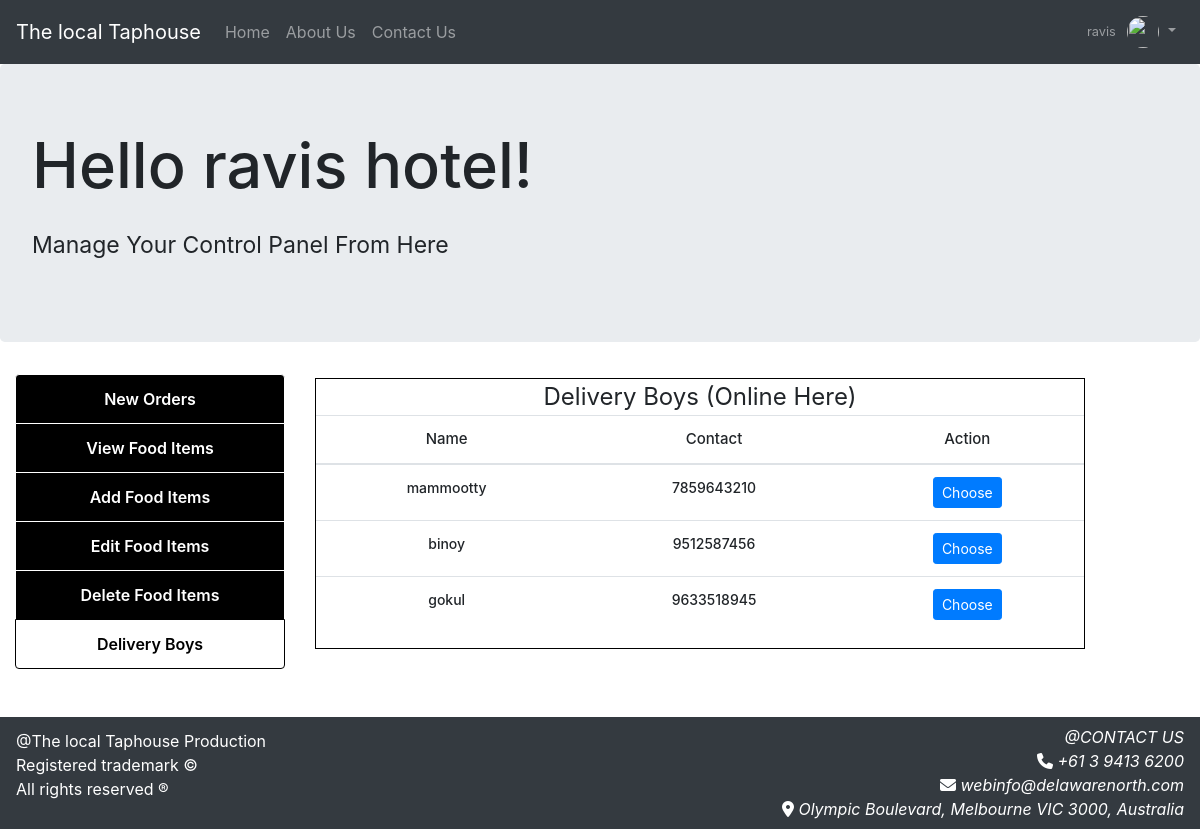
/deliveryboy.php (signed in), run on the app's committed database.
### tables this page shows
CREATE TABLE `deliveryboy` (
  `id` int(11) NOT NULL,
  `name` varchar(30) NOT NULL,
  `uname` varchar(30) NOT NULL,
  `email` varchar(45) NOT NULL,
  `bgroup` varchar(11) NOT NULL,
  `license` varchar(30) NOT NULL,
  `contact` bigint(10) NOT NULL,
  `address` varchar(150) NOT NULL,
  `profile` varchar(200) NOT NULL,
  `pwd` varchar(45) NOT NULL,
  `status` varchar(3) NOT NULL,
  `dstatus` varchar(11) NOT NULL
);

### deliveryboy.php (the view, shortened to what this page needs)
<?php
 include_once "inc/dbh.inc.php";
?>
<!DOCTYPE html>
<html>
<head>
  <link rel="stylesheet" type="text/css" href="css/bootstrap.min.css">
  <link rel="stylesheet" type="text/css" href="css/main.css">
</head>
<body>
    <nav class="navbar navbar-expand-lg navbar-dark bg-dark">
  <a class="navbar-brand" href="index.php">The local Taphouse </a>
  <div class="collapse navbar-collapse" id="navbarSupportedContent">
    <ul class="navbar-nav mr-auto">
      <li class="nav-item">
        <a class="nav-link" href="index.php">Home</a>
      </li>
      <li class="nav-item">
        <a class="nav-link" href="aboutus.php">About Us</a>
      </li>
      <li class="nav-item">
        <a class="nav-link " href="#contact">Contact Us</a>
      </li>
    </ul>
    <ul class="navbar-nav ml-auto">
      <li class="nav-item dropdown no-arrow">
        <a class="nav-link dropdown-toggle" href="#" id="userDropdown" role="button" data-toggle="dropdown" aria-haspopup="true" aria-expanded="false">
          <span class="mr-2 d-none d-lg-inline text-gray-600 small">
            <?php echo $_SESSION['u_name']; ?>
          </span>
          <img class="img-profile rounded-circle" src="https://source.unsplash.com/QAB-WJcbgJk/60x60" style="height: 2rem; width: 2rem;">
        </a>
      </li>
    </ul>
  </div>
</nav>
<div class="jumbotron">
	<h1 style="font-size: 63px;">Hello <?php echo $_SESSION['rname']; ?>!</h1>
	<p class="pt-3" style="font-size: 23px;">Manage Your Control Panel From Here</p>
</div>
  <div class="container-fluid">
   	<div class="row">
   	  <div class="col-md-3 pb-5">
            <div class="mylist list-group">
              <a href="liveorders.php" class="list-group-item">New Orders</a>
              <a href="mviewfood.php" class="list-group-item">View Food Items</a>
              <a href="maddfood.php" class="list-group-item ">Add Food Items</a>
              <a href="meditfood.php" class="list-group-item ">Edit Food Items</a>
              <a href="mdeletefood.php" class="list-group-item ">Delete Food Items</a>
              <a href="deliveryboy.php" class="list-group-item active">Delivery Boys</a>
            </div>
      </div>
       <div class="col-md-8 pt-1 pb-3">
           <legend class="text-center" style="border:1px solid black; width: 100%; margin: 0 auto;">Delivery Boys (Online Here)
           <?php
            $sql = "SELECT * FROM deliveryboy WHERE dstatus='Ready';";
            $result = mysqli_query($con, $sql);
            $resultcheck = mysqli_num_rows($result);
            if ($resultcheck > 0) {
          ?>
            <table class="table table-responsive-md mytbl text-center">
                <thead>
                 <tr>
                  <th>Name</th>
                  <th>Contact</th>
                  <th>Action</th>
                 </tr>
                </thead>
                <tbody>
                <?php
                 while ($row = mysqli_fetch_assoc($result)) {
                ?>
                <tr>
                <td><?php echo $row['uname']; ?></td>
                <td><?php echo $row['contact']; ?></td>
                <td><a href="choose.php?name=<?php echo $row['uname']; ?>" class="btn btn-primary btn-sm">Choose</a>
                <?php
                }
                ?>
                </tbody>
               </table>
          <?php
            }
           ?>
             </legend>
       </div>
    </div>
  </div>
<?php
 include 'footer.php';
?>

### css/main.css (style rules this page uses)
html,body { height: 93%; width: 100%; }
.mylist a { text-align: center; text-decoration: none; background-color: black; color: white; border: 1px solid white; font-weight: 600; }
.list-group-item.active { background-color: white !important; color: black; border: 1px solid black; }
.mytbl th { font-size: 15px; font-weight: 500; margin: 0 auto; }
.mytbl td { font-size: 14px; font-weight: 500; }

### data on the page
deliveryboy: uname "mammootty", contact "7859643210"
deliveryboy: uname "binoy", contact "9512587456"
deliveryboy: uname "gokul", contact "9633518945"

### other printed values
$_SESSION['u_name'] "ravis"
$_SESSION['rname'] "ravis hotel"
